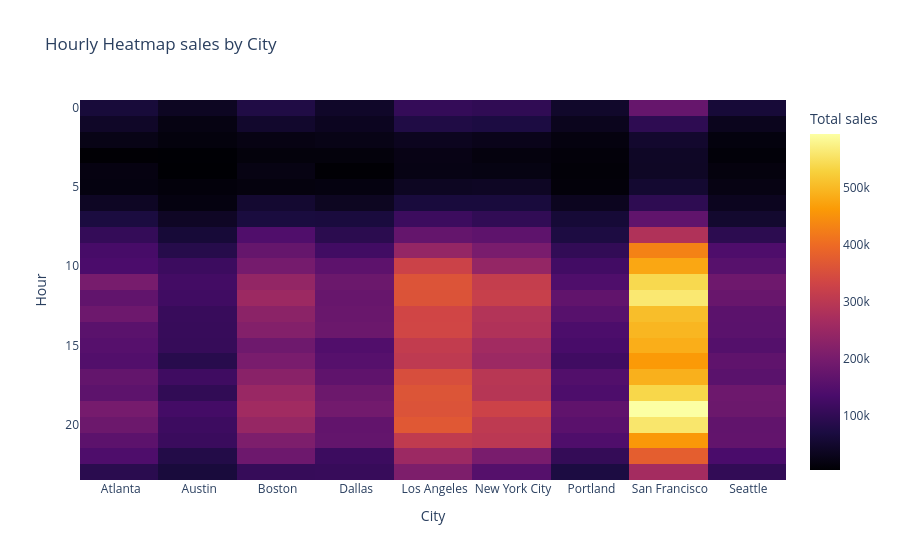

Notebook cell for this chart:
### Code cell
px.imshow(pivot,
          labels=dict(x="City",y="Hour",color="Total sales"),
          x=pivot.columns,
          y=pivot.index,
          title="Hourly Heatmap sales by City",
          color_continuous_scale="Inferno"
          )

### Figure 1 — Plotly figure (JSON) as saved in the notebook; plotly's stock layout.template omitted (floating-point values rounded to 4 significant figures; data arrays with more than 128 entries replaced by an {"elided": "..."} marker saying what was removed)
{"data": [{"coloraxis": "coloraxis", "hovertemplate": "City: %{x}<br>Hour: %{y}<br>Total sales: %{z}<extra></extra>", "name": "0", "type": "heatmap", "x": [" Atlanta", " Austin", " Boston", " Dallas", " Los Angeles", " New York City", " Portland", " San Francisco", " Seattle"], "xaxis": "x", "y": [0, 1, 2, 3, 4, 5, 6, 7, 8, 9, 10, 11, 12, 13, 14, 15, 16, 17, 18, 19, 20, 21, 22, 23], "yaxis": "y", "z": {"elided": "24x9 float values"}}], "layout": {"coloraxis": {"colorbar": {"title": {"text": "Total sales"}}, "colorscale": [[0, "#000004"], [0.1111, "#1b0c41"], [0.2222, "#4a0c6b"], [0.3333, "#781c6d"], [0.4444, "#a52c60"], [0.5556, "#cf4446"], [0.6667, "#ed6925"], [0.7778, "#fb9b06"], [0.8889, "#f7d13d"], [1, "#fcffa4"]]}, "title": {"text": "Hourly Heatmap sales by City"}, "xaxis": {"anchor": "y", "constrain": "domain", "domain": [0, 1], "scaleanchor": "y", "title": {"text": "City"}}, "yaxis": {"anchor": "x", "autorange": "reversed", "constrain": "domain", "domain": [0, 1], "title": {"text": "Hour"}}}}
